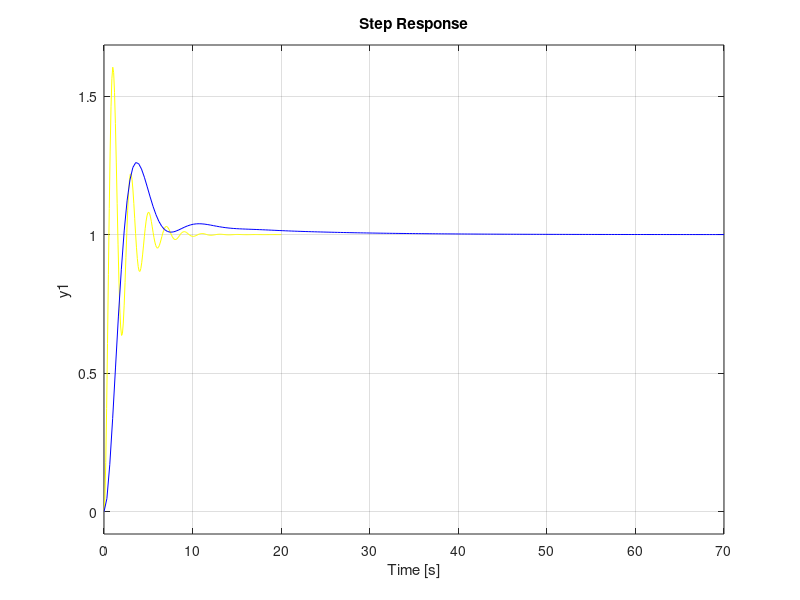

Write the MATLAB code that produced this figure.
% Design a Phase -Lag compensator for the system  G(s)= 1/ s(s+1) such that the steady-state error is less than 0.1 for a unit ramp input and a percent overshoot less than 25%
% Steady state error specification K ?10
% Percent Overshoot specification PMcomp ? 45
wm=0.84;
beta=10;
T=10/(wm);
k=10;
gnum=[k];
gden=[1 1 0];
uncompensated=tf(gnum, gden)
Cnum=[T, 1];
Cden= [T * beta 1];
compensator= tf(Cnum, gnum);
numo= conv(Cnum, gnum);
deno=conv(Cden, gden);
compensated=tf(numo, deno);
bode(uncompensated, 'r', compensated, 'g')
uncomtr = feedback(uncompensated, 1)
comtr = feedback (compensated, 1)
step(uncomtr, 'y')
hold on
step(comtr, 'b')
